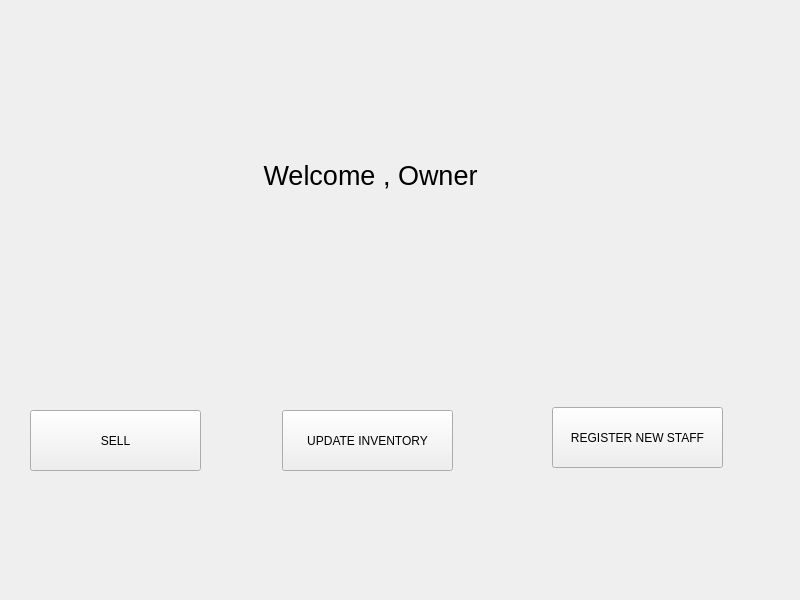
<?xml version="1.0" encoding="UTF-8"?>
<ui version="4.0">
 <class>MainWindow</class>
 <widget class="QMainWindow" name="MainWindow">
  <property name="geometry">
   <rect>
    <x>0</x>
    <y>0</y>
    <width>800</width>
    <height>600</height>
   </rect>
  </property>
  <property name="windowTitle">
   <string>MainWindow</string>
  </property>
  <widget class="QWidget" name="centralwidget">
   <widget class="QPushButton" name="sellBtn">
    <property name="geometry">
     <rect>
      <x>30</x>
      <y>410</y>
      <width>171</width>
      <height>61</height>
     </rect>
    </property>
    <property name="text">
     <string>SELL</string>
    </property>
   </widget>
   <widget class="QPushButton" name="updateBtn">
    <property name="geometry">
     <rect>
      <x>282</x>
      <y>410</y>
      <width>171</width>
      <height>61</height>
     </rect>
    </property>
    <property name="text">
     <string>UPDATE INVENTORY</string>
    </property>
   </widget>
   <widget class="QPushButton" name="registerBtn">
    <property name="geometry">
     <rect>
      <x>552</x>
      <y>407</y>
      <width>171</width>
      <height>61</height>
     </rect>
    </property>
    <property name="text">
     <string>REGISTER NEW STAFF</string>
    </property>
   </widget>
   <widget class="QLabel" name="OwnerNameLabel">
    <property name="geometry">
     <rect>
      <x>200</x>
      <y>150</y>
      <width>341</width>
      <height>51</height>
     </rect>
    </property>
    <property name="text">
     <string>&lt;html&gt;&lt;head/&gt;&lt;body&gt;&lt;p align=&quot;center&quot;&gt;&lt;span style=&quot; font-size:20pt;&quot;&gt;Welcome , Owner&lt;/span&gt;&lt;/p&gt;&lt;/body&gt;&lt;/html&gt;</string>
    </property>
   </widget>
  </widget>
 </widget>
 <resources/>
 <connections/>
</ui>
